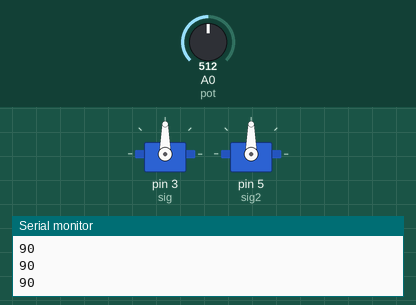
A sketch run on a simulated Arduino Uno, built with avr-gcc and run on an emulated ATmega328P. Parts: 2 × servo, the last lines printed to the serial monitor. The test bench sets the inputs (shaded band); at power-on: A0 (pot) = 512.

Above: at 1.2 s.
1.3 s: A0 (pot) set to 716
At 2.5 s:
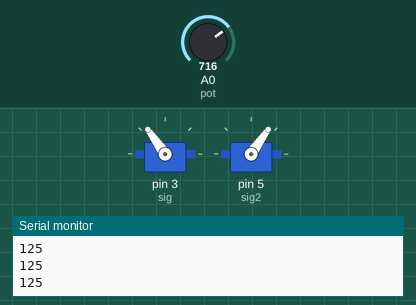
2.8 s: A0 (pot) set to 900
At 3.6 s:
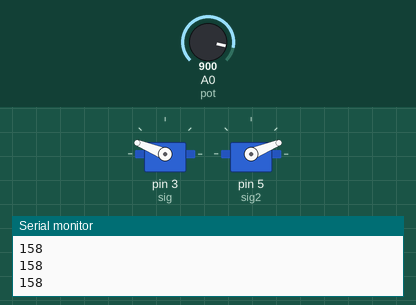
4.3 s: A0 (pot) set to 1023
At 4.7 s:
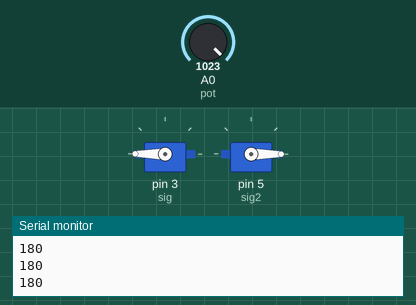
5.8 s: A0 (pot) set to 306
At 7.0 s:
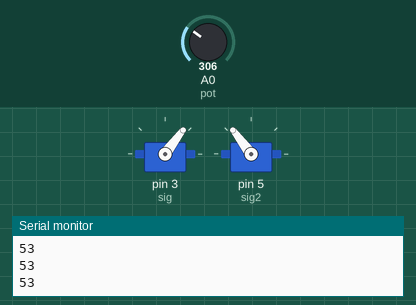
7.3 s: A0 (pot) set to 122
At 8.2 s:
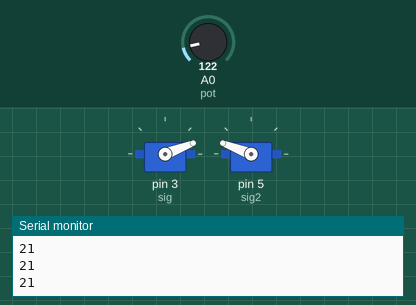
8.8 s: A0 (pot) set to 0
At 9.5 s:
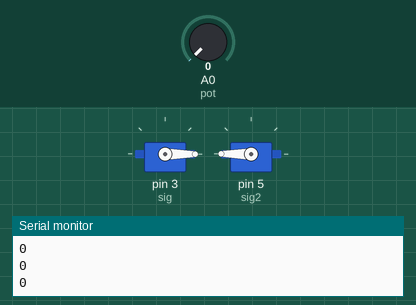
Timing chart, 0 to 11.3 s (numbered marks = the images above; inputs shaded):
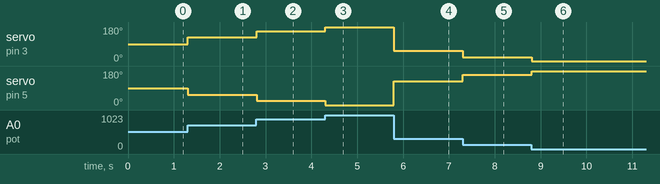

Measured:
- after the input at 1.3 s, servo on pin 3 (sig): 90° → 125° at once; servo on pin 5 (sig2): 90° → 55° at once
- after the input at 2.8 s, servo on pin 3 (sig): 125° → 158° at once; servo on pin 5 (sig2): 55° → 22° at once
- after the input at 4.3 s, servo on pin 3 (sig): 158° → 180° at once; servo on pin 5 (sig2): 22° → 0° at once
- after the input at 5.8 s, servo on pin 3 (sig): 180° → 53° at once; servo on pin 5 (sig2): 0° → 127° at once
- after the input at 7.3 s, servo on pin 3 (sig): 53° → 21° at once; servo on pin 5 (sig2): 127° → 159° at once
- after the input at 8.8 s, servo on pin 3 (sig): 21° → 0° at once; servo on pin 5 (sig2): 159° → 180° at once

The sketch:

two_servo_control.ino
```cpp
// C++ code
//

#include <Servo.h>

const int sig = 3;
const int sig2 = 5;
const int pot = A0;

Servo s;
Servo s2;
void setup()
{
  s.attach(sig);
  s2.attach(sig2);
  pinMode(pot, INPUT);
  Serial.begin(9600);
}

void loop()
{
  int potVal = analogRead(pot);
  int angle = map(potVal, 0,1023,0,180);
  Serial.println(angle);
  s.write(angle);
  s2.write(180 - angle);
  delay(10);
}
```
